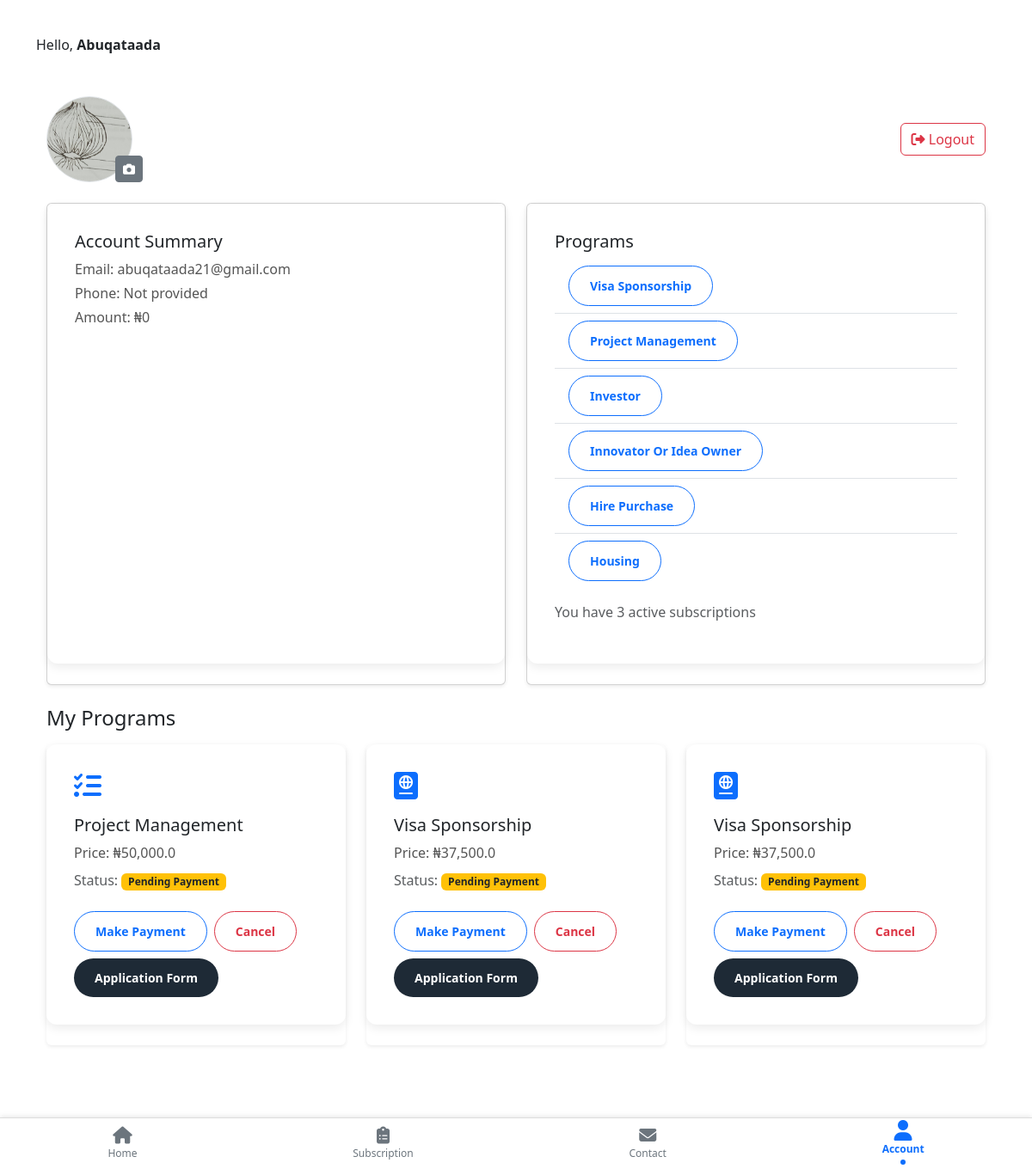
Page /dashboard (signed in) on the earlier database version.
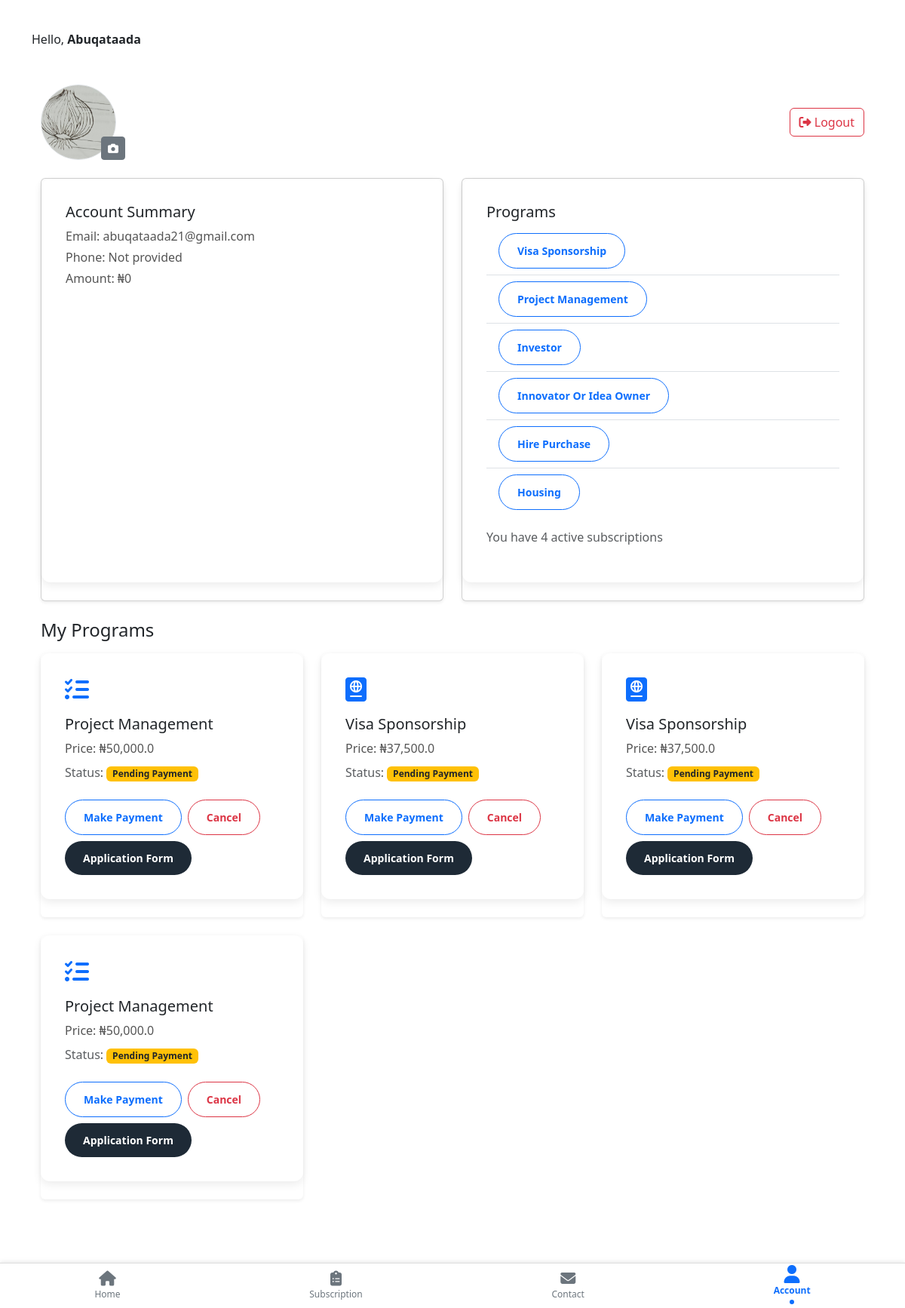
Same page on the later database version.
### app.py (models this page shows, shortened)
class User(db.Model, UserMixin):
    id = db.Column(db.Integer, primary_key=True)
    username = db.Column(db.String(150), nullable=False)
    first_name = db.Column(db.String(150), nullable=False)
    last_name = db.Column(db.String(150), nullable=False)
    town = db.Column(db.String(150), nullable=True)
    country = db.Column(db.String(150), nullable=True)
    phone = db.Column(db.String(150), nullable=True)
    email = db.Column(db.String(150), unique=True, nullable=False)
    password_hash = db.Column(db.String(200), nullable=False)
    is_admin = db.Column(db.Boolean, default=False)
    subscriptions = db.relationship('Subscription', backref='user', lazy=True)
    profile_picture = db.Column(db.String(200), nullable=True)
    def get_profile_picture_url(self):
        if self.profile_picture:
            return url_for('static', filename=f'uploads/{self.profile_picture}')
        return url_for('static', filename='images/profile.png')

class Subscription(db.Model):
    id = db.Column(db.Integer, primary_key=True)
    user_id = db.Column(db.Integer, db.ForeignKey('user.id'), nullable=False)
    program_id = db.Column(db.Integer, db.ForeignKey('program.id'), nullable=False)
    is_paid = db.Column(db.Boolean, default=False)
    payment_receipt = db.Column(db.String(200), nullable=True)  # uploaded filename
    created_at = db.Column(db.DateTime, default=datetime.now(timezone.utc))
    status = db.Column(db.String(100), default='pending', nullable=False)

class Program(db.Model):
    id = db.Column(db.Integer, primary_key=True)
    name = db.Column(db.String(100), nullable=False)
    slug = db.Column(db.String(100), unique=True, nullable=False)
    price = db.Column(db.Float, nullable=False)
    icon = db.Column(db.String(50))
    subscriptions = db.relationship('Subscription', backref='program', lazy=True)

### app.py (the view)
@app.route('/dashboard')
@login_required
def dashboard():
    subscriptions = Subscription.query.filter_by(user_id=current_user.id).all()
    programs = Program.query.all()
    return render_template('dashboard.html', subscriptions=subscriptions, programs=programs)

### app.py (called while the page is built)
@login_manager.user_loader
def load_user(user_id):
    return User.query.get(int(user_id))

### templates/dashboard.html (shortened to what this page needs)
{% extends "dashboard_base.html" %}
{% block content %}
<div class="container my-5">
    <div class="row justify-content-between align-items-center">
        <div class="col-auto position-relative">
            <div class="profile-picture border rounded-circle overflow-hidden" style="width: 100px; height: 100px;">
                <img src="{% if current_user.profile_picture %}{{ url_for('static', filename='uploads/' + current_user.profile_picture) }}{% else %}{{ url_for('static', filename='images/profile.png') }}{% endif %}"
                    alt="Profile Picture"
                    class="img-fluid w-100 h-100"
                    style="object-fit: cover;">
            </div>
            <button class="btn btn-sm btn-secondary position-absolute bottom-0 end-0"
                data-bs-toggle="modal" data-bs-target="#uploadProfilePictureModal">
                <i class="fas fa-camera"></i>
            </button>
        </div>
        <div class="col-auto">
            <a href="{{ url_for('logout') }}" class="btn btn-outline-danger">
                <i class="fas fa-sign-out-alt"></i> Logout
            </a>
        </div>
    </div><br>
    <div class="row">
        <div class="col-md-6 mb-4">
            <div class="card shadow-sm h-100">
                <div class="card-body">
                    <h5 class="card-title">Account Summary</h5>
                    <p class="mb-1">Email: {{ current_user.email }}</p>
                    <p class="mb-1">Phone: {{ current_user.phone or 'Not provided' }}</p>
                    <p>Amount: ₦{{ "{:,}".format(current_user.balance or 0) }}</p>
                </div>
            </div>
        </div>
        <div class="col-md-6 mb-4">
            <div class="card shadow-sm h-100">
                <div class="card-body">
                    <h5 class="card-title">Programs</h5>
                    <div class="program-list">
                        <ul class="list-group list-group-flush">
                            <li class="list-group-item d-flex justify-content-between align-items-center">
                                <a href="{{ url_for('payment_details', program_slug='visa') }}" class="btn btn-sm btn-outline-primary">Visa Sponsorship</a>
                            </li>
                            <li class="list-group-item d-flex justify-content-between align-items-center">
                                <a href="{{ url_for('payment_details', program_slug='project_management') }}" class="btn btn-sm btn-outline-primary">Project Management</a>
                            </li>
                            <li class="list-group-item d-flex justify-content-between align-items-center">
                                <a href="{{ url_for('payment_details', program_slug='investor') }}" class="btn btn-sm btn-outline-primary">Investor</a>
                            </li>
                            <li class="list-group-item d-flex justify-content-between align-items-center">
                                <a href="{{ url_for('payment_details', program_slug='innovator') }}" class="btn btn-sm btn-outline-primary">Innovator Or Idea Owner</a>
                            </li>
                            <li class="list-group-item d-flex justify-content-between align-items-center">
                                <a href="{{ url_for('payment_details', program_slug='hire_purchase') }}" class="btn btn-sm btn-outline-primary">Hire Purchase</a>
                            </li>
                            <li class="list-group-item d-flex justify-content-between align-items-center">
                                <a href="{{ url_for('payment_details', program_slug='housing') }}" class="btn btn-sm btn-outline-primary">Housing</a>
                            </li>
                        </ul>
                    </div>
                    <div class="mt-3">
                        <p class="small text-muted">You have {{ current_user.subscriptions|length }} active subscriptions</p>
                    </div>
                </div>
            </div>
        </div>
    </div>
    {% if subscriptions %}
    <div class="row mb-4">
        <div class="col-12">
            <h4 class="mb-3">My Programs</h4>
        </div>
        {% for user_sub in subscriptions %}
        <div class="col-md-4 mb-4">
            <div class="card shadow-sm border-0 h-100">
                <div class="card-body d-flex flex-column">
                    <div class="mb-3">
                        <i class="{{ user_sub.program.icon }} fa-2x text-primary"></i>
                    </div>
                    <h5 class="card-title">{{ user_sub.program.name }}</h5>
                    <p class="card-text mb-2">Price: ₦{{ "{:,}".format(user_sub.program.price) }}</p>
                    <p class="card-text small text-muted mb-4">
                        Status:
                        {% if user_sub.is_paid %}
                            <span class="badge bg-success">Active</span>
                                <a href="{{ url_for('apply_program', slug=user_sub.program.slug) }}"
                                class="btn btn-primary btn-sm flex-fill flex-grow-1 flex-md-grow-0">
                                Application Form
                                </a>
                        {% else %}
                            <span class="badge bg-warning text-dark">Pending Payment</span>
                        {% endif %}
                    </p>
                    {% if not user_sub.is_paid %}
                        <div class="mt-auto">
                            <div class="d-flex flex-wrap gap-2">
                                <a href="{{ url_for('payment_details', program_slug=user_sub.program.slug) }}"
                                class="btn btn-outline-primary btn-sm flex-fill flex-grow-1 flex-md-grow-0">
                                Make Payment
                                </a>
                                <button class="btn btn-outline-danger btn-sm flex-fill flex-grow-1 flex-md-grow-0"
                                        data-bs-toggle="modal"
                                        data-bs-target="#cancelModal{{ user_sub.id }}">
                                        Cancel
                                </button>
                                <a href="{{ url_for('apply_program', slug=user_sub.program.slug) }}"
                                class="btn btn-primary btn-sm flex-fill flex-grow-1 flex-md-grow-0">
                                Application Form
                                </a>
                            </div>
                        </div>
                        {% endif %}
                </div>
            </div>
        </div>
        {% endfor %}
    </div>
    {% endif %}
</div>
{% endblock %}

### templates/dashboard_base.html (shortened to what this page needs)
<!DOCTYPE html>
<html lang="en">
<head>
  <link href="https://cdn.jsdelivr.net/npm/bootstrap@5.3.3/dist/css/bootstrap.min.css" rel="stylesheet">
  <link rel="stylesheet" href="https://cdnjs.cloudflare.com/ajax/libs/font-awesome/6.4.0/css/all.min.css">
  <link rel="stylesheet" href="{{ url_for('static', filename='css/dashboard.css') }}">
  <link rel="stylesheet" href="{{ url_for('static', filename='css/contact.css') }}">
</head>
<body class="d-flex flex-column min-vh-100">
  <main class="container py-4 mb-5">
    Hello, <strong>{{ current_user.username }}</strong>
    {% block content %}{% endblock %}
  </main>
  {% include 'dashboard_navbar.html' %}
</body>
</html>

### templates/dashboard_navbar.html
<nav class="bottom-nav">
  <a href="{{ url_for('home') }}" class="{% if request.endpoint == 'home' %}active{% endif %}">
    <i class="fas fa-home"></i>
    Home
  </a>
  <a href="{{ url_for('choose_program') }}" class="{% if request.endpoint == 'subscription' %}active{% endif %}">
    <i class="fas fa-clipboard-list"></i>
    Subscription
  </a>
  <a href="{{ url_for('contact') }}" class="{% if request.endpoint == 'contact' %}active{% endif %}">
    <i class="fas fa-envelope"></i>
    Contact
  </a>
  <a href="{{ url_for('dashboard') }}" class="{% if request.endpoint == 'dashboard' %}active{% endif %}">
    <i class="fas fa-user"></i>
    Account
  </a>
</nav>

### static/css/dashboard.css (style rules this page uses)
.bottom-nav { position: fixed; bottom: 0; left: 0; right: 0; height: 60px; background: #ffffff; border-top: 1px solid #ddd; display: flex; justify-content: space-around; align-items: center; z-index: 1030; box-shadow: 0 -1px 6px rgba(0, 0, 0, 0.1); }
.bottom-nav a { flex-grow: 1; text-align: center; color: #6c757d; text-decoration: none; font-size: 12px; transition: all 0.3s; }
.bottom-nav a i { display: block; font-size: 20px; margin-bottom: 2px; }
.bottom-nav a.active { color: #0d6efd; font-weight: 600; }
.bottom-nav a.active i { transform: scale(1.2); color: #0d6efd; }
.bottom-nav a.active::after { content: ""; display: block; width: 6px; height: 6px; background: #0d6efd; border-radius: 50%; margin: 3px auto 0; }
.small { font-size: 0.875rem; color: #ffffff; }
.card-body { background: #ffffff; padding: 2rem; margin-bottom: 1.5rem; border-radius: 12px; border: none; box-shadow: 0 4px 12px rgba(0,0,0,0.08); transition: transform 0.3s ease, box-shadow 0.3s ease; }
.card-body p { font-size: 1rem; color: #555; margin-bottom: 1rem; line-height: 1.5; }
.card-body .btn { padding: 0.75rem 1.5rem; border-radius: 50px; font-weight: 600; transition: background 0.3s ease; }
.card-body .btn-primary { background: #1e2a36; border: none; }

Differences in the rows shown:
added Subscription: program.name "Project Management", {{ "{:,}".format(user_sub.program.price) }} "50,000.0", is_paid "Pending Payment"
Other differences:
{{ current_user.subscriptions|length }}: "3" → "4"
